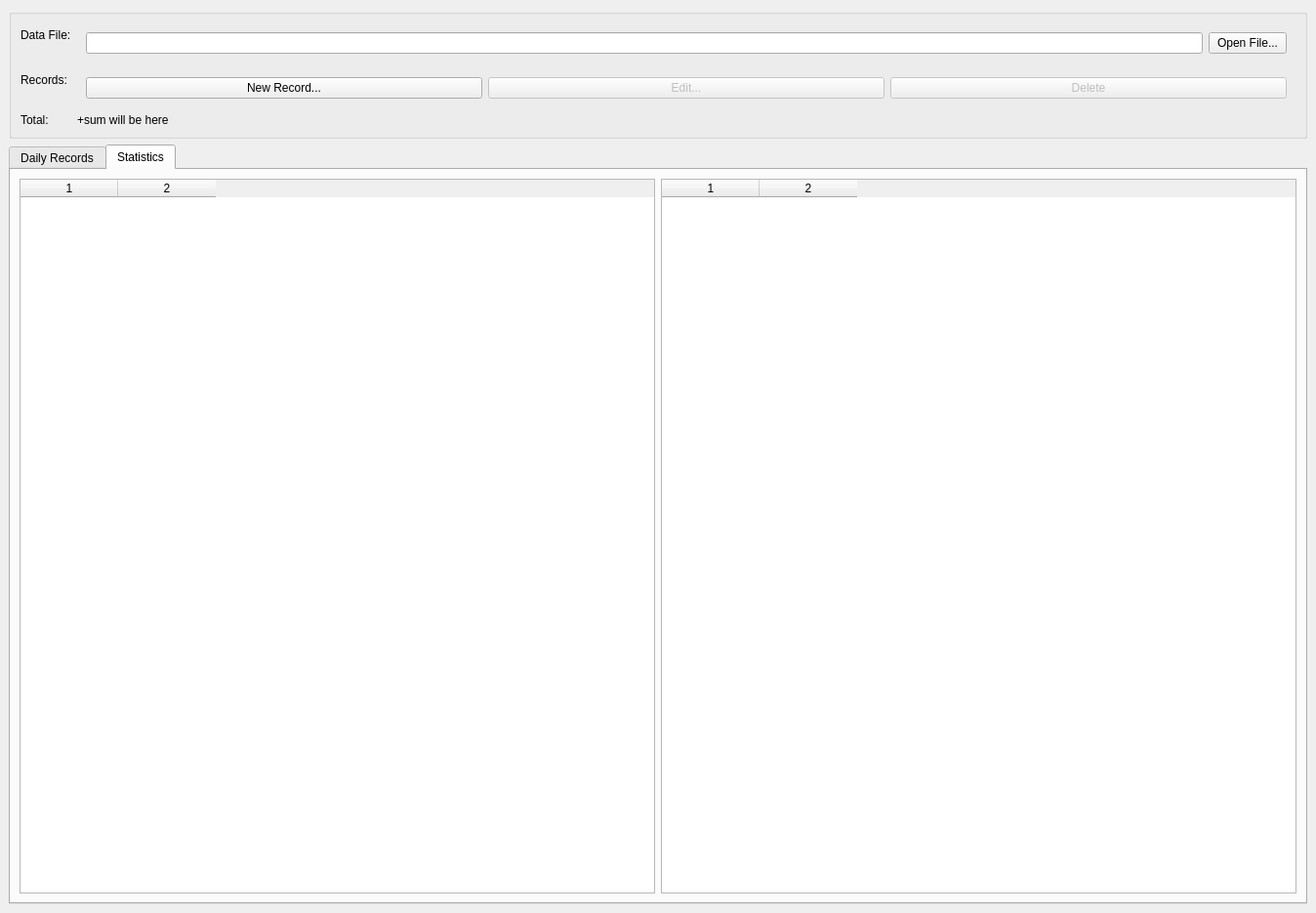
<?xml version="1.0" encoding="UTF-8"?>
<ui version="4.0">
 <author>Michael Wagner</author>
 <class>MainWindowGenerated</class>
 <widget class="QMainWindow" name="MainWindowGenerated">
  <property name="windowModality">
   <enum>Qt::WindowModality::ApplicationModal</enum>
  </property>
  <property name="geometry">
   <rect>
    <x>0</x>
    <y>0</y>
    <width>1348</width>
    <height>935</height>
   </rect>
  </property>
  <property name="windowTitle">
   <string>Time Tracker</string>
  </property>
  <property name="windowIcon">
   <iconset>
    <normaloff>../9ce619e7/clock.png</normaloff>../9ce619e7/clock.png</iconset>
  </property>
  <widget class="QWidget" name="centralwidget">
   <layout class="QVBoxLayout" name="verticalLayout">
    <item>
     <widget class="QGroupBox" name="groupBox_6">
      <property name="title">
       <string/>
      </property>
      <layout class="QFormLayout" name="formLayout_2">
       <item row="0" column="0">
        <widget class="QLabel" name="label_2">
         <property name="text">
          <string>Data File:</string>
         </property>
        </widget>
       </item>
       <item row="0" column="1">
        <widget class="QWidget" name="widget_2" native="true">
         <layout class="QHBoxLayout" name="horizontalLayout_2">
          <item>
           <widget class="QLineEdit" name="editOpenedFile">
            <property name="sizePolicy">
             <sizepolicy hsizetype="MinimumExpanding" vsizetype="Fixed">
              <horstretch>0</horstretch>
              <verstretch>0</verstretch>
             </sizepolicy>
            </property>
           </widget>
          </item>
          <item>
           <widget class="QPushButton" name="buttonOpenFilePicker">
            <property name="text">
             <string>Open File...</string>
            </property>
           </widget>
          </item>
         </layout>
        </widget>
       </item>
       <item row="2" column="0">
        <widget class="QLabel" name="label_3">
         <property name="text">
          <string>Records:</string>
         </property>
        </widget>
       </item>
       <item row="2" column="1">
        <widget class="QWidget" name="widget" native="true">
         <layout class="QHBoxLayout" name="horizontalLayout_3">
          <item>
           <widget class="QPushButton" name="pushButtonNewRecord">
            <property name="text">
             <string>New Record...</string>
            </property>
           </widget>
          </item>
          <item>
           <widget class="QPushButton" name="pushButtonEdit">
            <property name="enabled">
             <bool>false</bool>
            </property>
            <property name="text">
             <string>Edit...</string>
            </property>
           </widget>
          </item>
          <item>
           <widget class="QPushButton" name="pushButtonDeleteRecord">
            <property name="enabled">
             <bool>false</bool>
            </property>
            <property name="text">
             <string>Delete</string>
            </property>
           </widget>
          </item>
         </layout>
        </widget>
       </item>
       <item row="3" column="1">
        <widget class="QLabel" name="labelOvertimeSummary">
         <property name="text">
          <string>+sum will be here</string>
         </property>
        </widget>
       </item>
       <item row="3" column="0">
        <widget class="QLabel" name="label">
         <property name="text">
          <string>Total:</string>
         </property>
        </widget>
       </item>
      </layout>
     </widget>
    </item>
    <item>
     <widget class="QTabWidget" name="tabWidget">
      <property name="currentIndex">
       <number>1</number>
      </property>
      <widget class="QWidget" name="tab">
       <attribute name="title">
        <string>Daily Records</string>
       </attribute>
       <layout class="QHBoxLayout" name="horizontalLayout">
        <item>
         <widget class="QTableWidget" name="tableByRecord">
          <property name="sizePolicy">
           <sizepolicy hsizetype="Expanding" vsizetype="Expanding">
            <horstretch>0</horstretch>
            <verstretch>0</verstretch>
           </sizepolicy>
          </property>
          <property name="editTriggers">
           <set>QAbstractItemView::EditTrigger::NoEditTriggers</set>
          </property>
          <property name="alternatingRowColors">
           <bool>true</bool>
          </property>
          <property name="selectionMode">
           <enum>QAbstractItemView::SelectionMode::SingleSelection</enum>
          </property>
          <property name="selectionBehavior">
           <enum>QAbstractItemView::SelectionBehavior::SelectRows</enum>
          </property>
          <property name="columnCount">
           <number>2</number>
          </property>
          <column/>
          <column/>
         </widget>
        </item>
        <item>
         <widget class="QTableWidget" name="tableByDayCommented">
          <property name="sizePolicy">
           <sizepolicy hsizetype="Expanding" vsizetype="Expanding">
            <horstretch>0</horstretch>
            <verstretch>0</verstretch>
           </sizepolicy>
          </property>
          <property name="editTriggers">
           <set>QAbstractItemView::EditTrigger::NoEditTriggers</set>
          </property>
          <property name="alternatingRowColors">
           <bool>true</bool>
          </property>
          <property name="selectionMode">
           <enum>QAbstractItemView::SelectionMode::SingleSelection</enum>
          </property>
          <property name="selectionBehavior">
           <enum>QAbstractItemView::SelectionBehavior::SelectRows</enum>
          </property>
          <property name="columnCount">
           <number>2</number>
          </property>
          <column/>
          <column/>
         </widget>
        </item>
       </layout>
      </widget>
      <widget class="QWidget" name="tab_2">
       <attribute name="title">
        <string>Statistics</string>
       </attribute>
       <layout class="QHBoxLayout" name="horizontalLayout_5">
        <item>
         <widget class="QTableWidget" name="tableByDay">
          <property name="sizePolicy">
           <sizepolicy hsizetype="Expanding" vsizetype="Expanding">
            <horstretch>0</horstretch>
            <verstretch>0</verstretch>
           </sizepolicy>
          </property>
          <property name="editTriggers">
           <set>QAbstractItemView::EditTrigger::NoEditTriggers</set>
          </property>
          <property name="alternatingRowColors">
           <bool>true</bool>
          </property>
          <property name="selectionMode">
           <enum>QAbstractItemView::SelectionMode::SingleSelection</enum>
          </property>
          <property name="selectionBehavior">
           <enum>QAbstractItemView::SelectionBehavior::SelectRows</enum>
          </property>
          <property name="columnCount">
           <number>2</number>
          </property>
          <column/>
          <column/>
         </widget>
        </item>
        <item>
         <widget class="QTableWidget" name="tableByMonth">
          <property name="editTriggers">
           <set>QAbstractItemView::EditTrigger::NoEditTriggers</set>
          </property>
          <property name="alternatingRowColors">
           <bool>true</bool>
          </property>
          <property name="selectionMode">
           <enum>QAbstractItemView::SelectionMode::SingleSelection</enum>
          </property>
          <property name="selectionBehavior">
           <enum>QAbstractItemView::SelectionBehavior::SelectRows</enum>
          </property>
          <property name="columnCount">
           <number>2</number>
          </property>
          <column/>
          <column/>
         </widget>
        </item>
       </layout>
      </widget>
     </widget>
    </item>
   </layout>
  </widget>
 </widget>
 <resources/>
 <connections/>
</ui>
